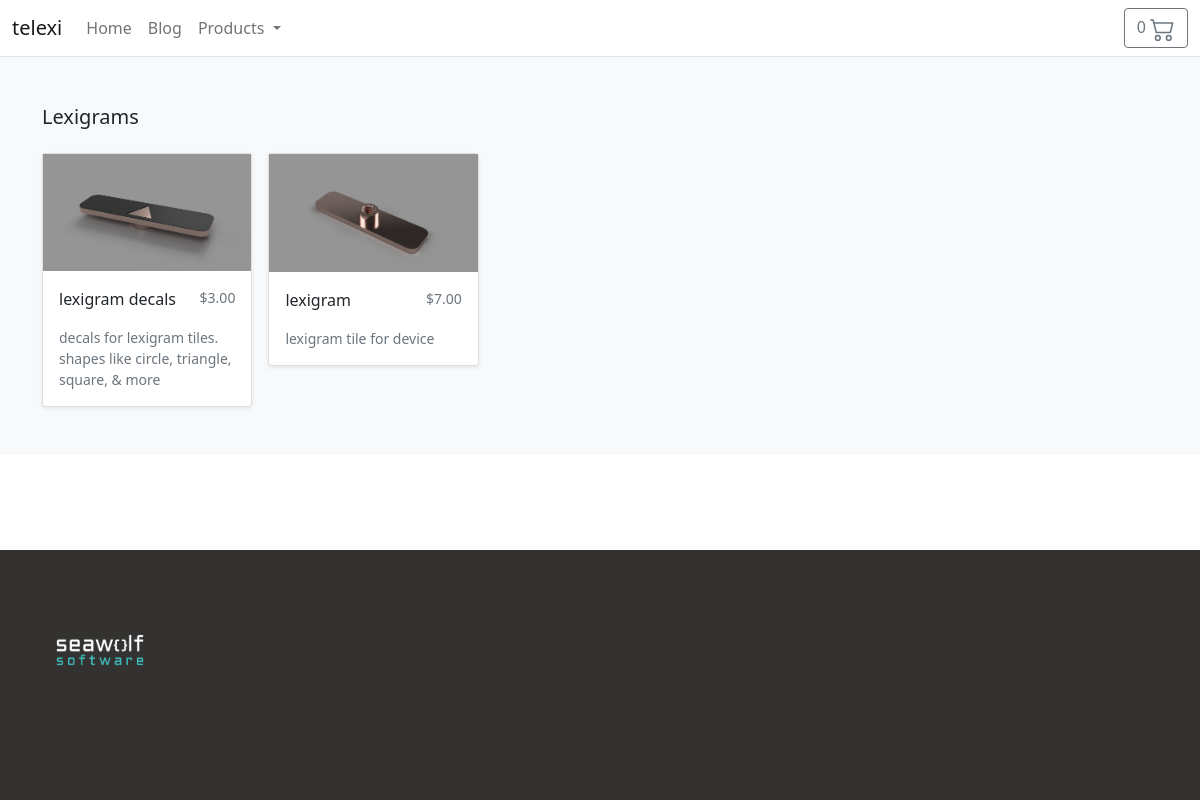
Page /search/lexigrams/ on the committed database.
### store/models.py (models this page shows, shortened)
class Category(models.Model):
    name = models.CharField(max_length=255, db_index=True)
    slug = models.SlugField(max_length=255, unique=True)
    class Meta:
        verbose_name_plural = 'categories'
    def get_absolute_url(self):
        return reverse('store:category_list', args=[self.slug])

class Product(models.Model):
    category = models.ForeignKey(Category,
                                 related_name='product',
                                 on_delete=models.CASCADE)
    created_by = models.ForeignKey(User,
                                   on_delete=models.CASCADE,
                                   related_name='product_creator')
    title = models.CharField(max_length=255)
    description = models.TextField(blank=True)
    image = models.ImageField(upload_to='images/')
    slug = models.SlugField(max_length=255)
    price = models.DecimalField(max_digits=4, decimal_places=2)
    in_stock = models.BooleanField(default=True)
    is_active = models.BooleanField(default=True)
    created = models.DateTimeField(auto_now_add=True)
    updated = models.DateTimeField(auto_now=True)
    objects = models.Manager()
    products = ProductManager()
    class Meta:
        verbose_name_plural = 'Products'
        ordering = ('-created',)
    def get_absolute_url(self):
        return reverse('store:product_detail', args=[self.slug])

### store/views.py (the view)
# urls.py: path('search/<slug:category_slug>/', views.category_list, name='category_list')
def category_list(request, category_slug):
    category = get_object_or_404(Category,
                                 slug=category_slug)
    products = Product.objects.filter(category=category)
    return render(request,
                  'store/category.html',
                  {
                      'category': category,
                      'products': products
                  })

### cart/cart.py (called while the page is built)
    def __len__(self):
        return sum(item['qty'] for item in self.cart.values())

### cart/context_processors.py (called while the page is built)
def cart(request):
    return {'cart': Cart(request)}

### store/views.py (called while the page is built)
def categories(request):
    return {
        'categories': Category.objects.all()
    }

### templates/store/category.html (shortened to what this page needs)
{% extends "../base.html" %}
{% load static %}
{% block content %}
<main>
  <div class="album py-5 bg-light">
    <div class="container">
      <div class="pb-3 h5">{{category.name|title}}</div>
      <div class="row row-cols-1 row-cols-sm-2 row-cols-md-5 g-3">
        {% for product in products %}
        <a class="text-dark text-decoration-none"
                   href="{{ product.get_absolute_url }}">
          <div class="col">
            <div class="card shadow-sm">
            <img class="img-fluid"
                 alt="Responsive image"
                 src="{{ product.image.url }}">
               <div class="card-body">
                <p class="card-text">
                    {{ product.title }}
                    <small id="price"
                           class="text-muted">
                      ${{ product.price }}
                    </small>
                </p>
                <div class="d-flex justify-content-between align-items-end">
                  <small class="text-muted">{{ product.description }}</small>
                </div>
              </div>
            </div>
          </div>
        </a>
        {% endfor %}
      </div>
    </div>
  </div>
</main>
{% endblock %}

### static/css/base.css (style rules this page uses)
@media only screen and (min-width: 768px) { #price { float: right; } }

### rows in the picture
Category: name "Lexigrams"
Product: image (picture), title "lexigram decals", price "3.00", description "decals for lexigram tiles. shapes like circle, triangle, square, & more"
Product: image (picture), title "lexigram", price "7.00", description "lexigram tile for device"
